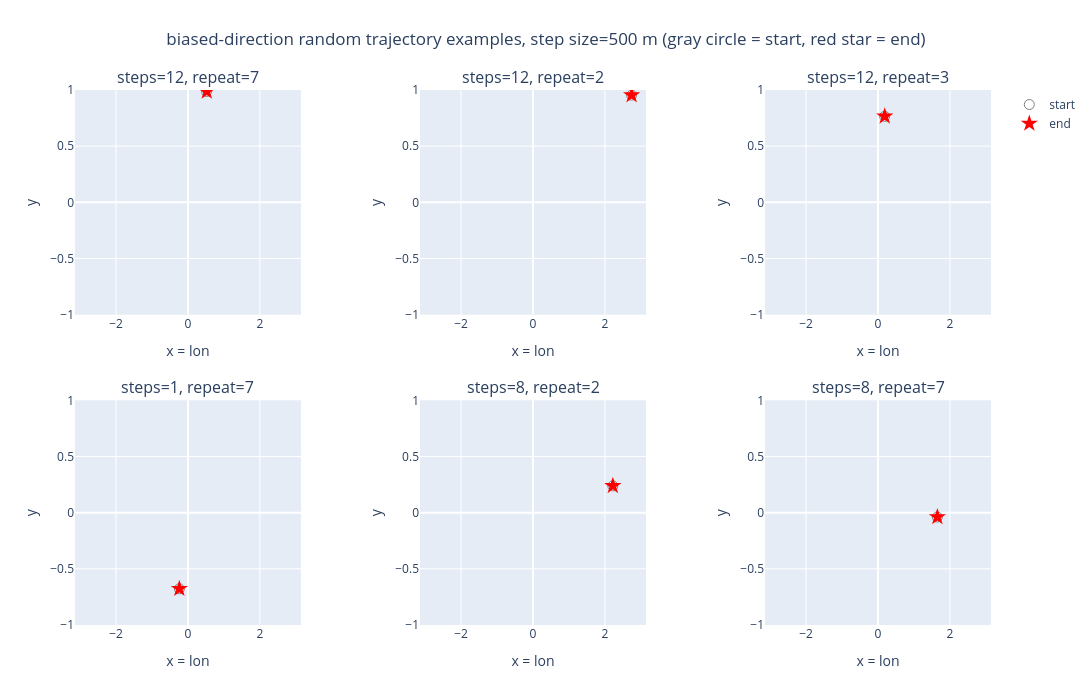
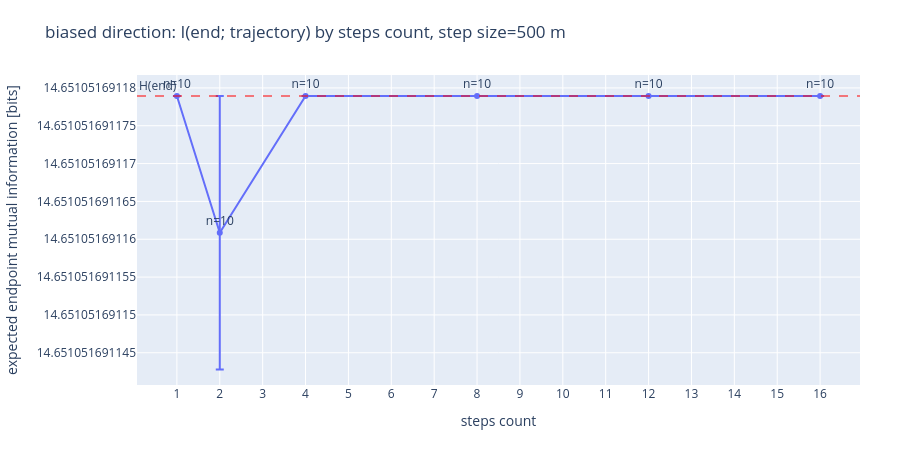

Notebook cell for these charts, in order:
### Code cell
plot_trajectory_examples(
    direction_trajectories,
    "biased-direction random trajectory examples",
    n_examples=6,
)
direction_information_rows = estimate_information(
    direction_trajectories, progress_label="biased-direction trajectory"
)
print_information_summary(
    direction_information_rows, "Biased-direction endpoint information summary"
)

mean, sem, count = summarize_values(
    mi_values(direction_information_rows, lambda row: True)
)
print(
    f"\nDIRECTION_MAGNITUDE={DIRECTION_MAGNITUDE:g}: "
    f"{mean:6.3f} +/- {sem:5.3f} bits over {count:3d} trajectories"
)

plot_mi_by_steps(direction_information_rows, "biased direction")

### Figure 1 — Plotly figure (JSON) as saved in the notebook; plotly's stock layout.template omitted (floating-point values rounded to 4 significant figures)
{"data": [{"line": {"width": 2}, "marker": {"size": 6}, "mode": "lines+markers", "showlegend": false, "type": "scatter", "x": [0.518, 0.5185, 0.5189, 0.5194, 0.5199, 0.5204, 0.5208, 0.5213, 0.5218, 0.5222, 0.5227, 0.5232, 0.5236], "xaxis": "x", "y": [0.987, 0.987, 0.987, 0.987, 0.9871, 0.987, 0.987, 0.987, 0.987, 0.987, 0.987, 0.987, 0.987], "yaxis": "y"}, {"marker": {"color": "gray", "size": 10, "symbol": "circle-open"}, "mode": "markers", "name": "start", "showlegend": true, "type": "scatter", "x": [0.518], "xaxis": "x", "y": [0.987], "yaxis": "y"}, {"marker": {"color": "red", "size": 13, "symbol": "star"}, "mode": "markers", "name": "end", "showlegend": true, "type": "scatter", "x": [0.5236], "xaxis": "x", "y": [0.987], "yaxis": "y"}, {"line": {"width": 2}, "marker": {"size": 6}, "mode": "lines+markers", "showlegend": false, "type": "scatter", "x": [2.741, 2.741, 2.741, 2.741, 2.742, 2.742, 2.742, 2.742, 2.743, 2.743, 2.743, 2.743, 2.744], "xaxis": "x2", "y": [0.9544, 0.9544, 0.9544, 0.9544, 0.9544, 0.9544, 0.9544, 0.9544, 0.9544, 0.9544, 0.9544, 0.9544, 0.9544], "yaxis": "y2"}, {"marker": {"color": "gray", "size": 10, "symbol": "circle-open"}, "mode": "markers", "name": "start", "showlegend": false, "type": "scatter", "x": [2.741], "xaxis": "x2", "y": [0.9544], "yaxis": "y2"}, {"marker": {"color": "red", "size": 13, "symbol": "star"}, "mode": "markers", "name": "end", "showlegend": false, "type": "scatter", "x": [2.744], "xaxis": "x2", "y": [0.9544], "yaxis": "y2"}, {"line": {"width": 2}, "marker": {"size": 6}, "mode": "lines+markers", "showlegend": false, "type": "scatter", "x": [0.1847, 0.1848, 0.1849, 0.185, 0.1852, 0.1853, 0.1854, 0.1855, 0.1856, 0.1858, 0.1859, 0.186, 0.1861], "xaxis": "x3", "y": [0.7657, 0.7656, 0.7656, 0.7656, 0.7656, 0.7656, 0.7656, 0.7656, 0.7656, 0.7656, 0.7656, 0.7656, 0.7656], "yaxis": "y3"}, {"marker": {"color": "gray", "size": 10, "symbol": "circle-open"}, "mode": "markers", "name": "start", "showlegend": false, "type": "scatter", "x": [0.1847], "xaxis": "x3", "y": [0.7657], "yaxis": "y3"}, {"marker": {"color": "red", "size": 13, "symbol": "star"}, "mode": "markers", "name": "end", "showlegend": false, "type": "scatter", "x": [0.1861], "xaxis": "x3", "y": [0.7656], "yaxis": "y3"}, {"line": {"width": 2}, "marker": {"size": 6}, "mode": "lines+markers", "showlegend": false, "type": "scatter", "x": [-0.2395, -0.2394], "xaxis": "x4", "y": [-0.6775, -0.6774], "yaxis": "y4"}, {"marker": {"color": "gray", "size": 10, "symbol": "circle-open"}, "mode": "markers", "name": "start", "showlegend": false, "type": "scatter", "x": [-0.2395], "xaxis": "x4", "y": [-0.6775], "yaxis": "y4"}, {"marker": {"color": "red", "size": 13, "symbol": "star"}, "mode": "markers", "name": "end", "showlegend": false, "type": "scatter", "x": [-0.2394], "xaxis": "x4", "y": [-0.6774], "yaxis": "y4"}, {"line": {"width": 2}, "marker": {"size": 6}, "mode": "lines+markers", "showlegend": false, "type": "scatter", "x": [2.22, 2.22, 2.22, 2.221, 2.221, 2.221, 2.221, 2.221, 2.221], "xaxis": "x5", "y": [0.2382, 0.2382, 0.2383, 0.2383, 0.2382, 0.2382, 0.2382, 0.2383, 0.2383], "yaxis": "y5"}, {"marker": {"color": "gray", "size": 10, "symbol": "circle-open"}, "mode": "markers", "name": "start", "showlegend": false, "type": "scatter", "x": [2.22], "xaxis": "x5", "y": [0.2382], "yaxis": "y5"}, {"marker": {"color": "red", "size": 13, "symbol": "star"}, "mode": "markers", "name": "end", "showlegend": false, "type": "scatter", "x": [2.221], "xaxis": "x5", "y": [0.2383], "yaxis": "y5"}, {"line": {"width": 2}, "marker": {"size": 6}, "mode": "lines+markers", "showlegend": false, "type": "scatter", "x": [1.65, 1.65, 1.65, 1.65, 1.65, 1.65, 1.65, 1.65, 1.65], "xaxis": "x6", "y": [-0.03878, -0.03876, -0.03875, -0.03873, -0.03873, -0.03879, -0.03878, -0.03878, -0.03877], "yaxis": "y6"}, {"marker": {"color": "gray", "size": 10, "symbol": "circle-open"}, "mode": "markers", "name": "start", "showlegend": false, "type": "scatter", "x": [1.65], "xaxis": "x6", "y": [-0.03878], "yaxis": "y6"}, {"marker": {"color": "red", "size": 13, "symbol": "star"}, "mode": "markers", "name": "end", "showlegend": false, "type": "scatter", "x": [1.65], "xaxis": "x6", "y": [-0.03877], "yaxis": "y6"}], "layout": {"annotations": [{"font": {"size": 16}, "showarrow": false, "text": "steps=12, repeat=7", "x": 0.1233, "xanchor": "center", "xref": "paper", "y": 1, "yanchor": "bottom", "yref": "paper"}, {"font": {"size": 16}, "showarrow": false, "text": "steps=12, repeat=2", "x": 0.5, "xanchor": "center", "xref": "paper", "y": 1, "yanchor": "bottom", "yref": "paper"}, {"font": {"size": 16}, "showarrow": false, "text": "steps=12, repeat=3", "x": 0.8767, "xanchor": "center", "xref": "paper", "y": 1, "yanchor": "bottom", "yref": "paper"}, {"font": {"size": 16}, "showarrow": false, "text": "steps=1, repeat=7", "x": 0.1233, "xanchor": "center", "xref": "paper", "y": 0.42, "yanchor": "bottom", "yref": "paper"}, {"font": {"size": 16}, "showarrow": false, "text": "steps=8, repeat=2", "x": 0.5, "xanchor": "center", "xref": "paper", "y": 0.42, "yanchor": "bottom", "yref": "paper"}, {"font": {"size": 16}, "showarrow": false, "text": "steps=8, repeat=7", "x": 0.8767, "xanchor": "center", "xref": "paper", "y": 0.42, "yanchor": "bottom", "yref": "paper"}], "height": 700, "margin": {"b": 75, "l": 75, "r": 45, "t": 90}, "title": {"text": "biased-direction random trajectory examples, step size=500 m (gray circle = start, red star = end)", "x": 0.5}, "width": 1250, "xaxis": {"anchor": "y", "domain": [0, 0.2467], "range": [-3.142, 3.142], "title": {"text": "x = lon"}}, "xaxis2": {"anchor": "y2", "domain": [0.3767, 0.6233], "range": [-3.142, 3.142], "title": {"text": "x = lon"}}, "xaxis3": {"anchor": "y3", "domain": [0.7533, 1], "range": [-3.142, 3.142], "title": {"text": "x = lon"}}, "xaxis4": {"anchor": "y4", "domain": [0, 0.2467], "range": [-3.142, 3.142], "title": {"text": "x = lon"}}, "xaxis5": {"anchor": "y5", "domain": [0.3767, 0.6233], "range": [-3.142, 3.142], "title": {"text": "x = lon"}}, "xaxis6": {"anchor": "y6", "domain": [0.7533, 1], "range": [-3.142, 3.142], "title": {"text": "x = lon"}}, "yaxis": {"anchor": "x", "domain": [0.58, 1], "range": [-1, 1], "title": {"standoff": 10, "text": "y"}}, "yaxis2": {"anchor": "x2", "domain": [0.58, 1], "range": [-1, 1], "title": {"standoff": 10, "text": "y"}}, "yaxis3": {"anchor": "x3", "domain": [0.58, 1], "range": [-1, 1], "title": {"standoff": 10, "text": "y"}}, "yaxis4": {"anchor": "x4", "domain": [0, 0.42], "range": [-1, 1], "title": {"standoff": 10, "text": "y"}}, "yaxis5": {"anchor": "x5", "domain": [0, 0.42], "range": [-1, 1], "title": {"standoff": 10, "text": "y"}}, "yaxis6": {"anchor": "x6", "domain": [0, 0.42], "range": [-1, 1], "title": {"standoff": 10, "text": "y"}}}}

### Figure 2 — Plotly figure (JSON) as saved in the notebook; plotly's stock layout.template omitted (floating-point values rounded to 4 significant figures)
{"data": [{"error_y": {"array": [0, 1.807e-11, 0, 0, 0, 0], "type": "data", "visible": true}, "mode": "lines+markers+text", "name": "steps count", "text": ["n=10", "n=10", "n=10", "n=10", "n=10", "n=10"], "textposition": "top center", "type": "scatter", "x": [1, 2, 4, 8, 12, 16], "y": [14.65, 14.65, 14.65, 14.65, 14.65, 14.65]}], "layout": {"annotations": [{"showarrow": false, "text": "H(end)", "x": 0, "xanchor": "left", "xref": "x domain", "y": 14.65, "yanchor": "bottom", "yref": "y"}], "height": 460, "margin": {"b": 75, "l": 75, "r": 40, "t": 75}, "shapes": [{"line": {"color": "red", "dash": "dash", "width": 1.2}, "type": "line", "x0": 0, "x1": 1, "xref": "x domain", "y0": 14.65, "y1": 14.65, "yref": "y"}], "title": {"text": "biased direction: I(end; trajectory) by steps count, step size=500 m"}, "width": 900, "xaxis": {"dtick": 1, "title": {"text": "steps count"}}, "yaxis": {"title": {"text": "expected endpoint mutual information [bits]"}}}}
